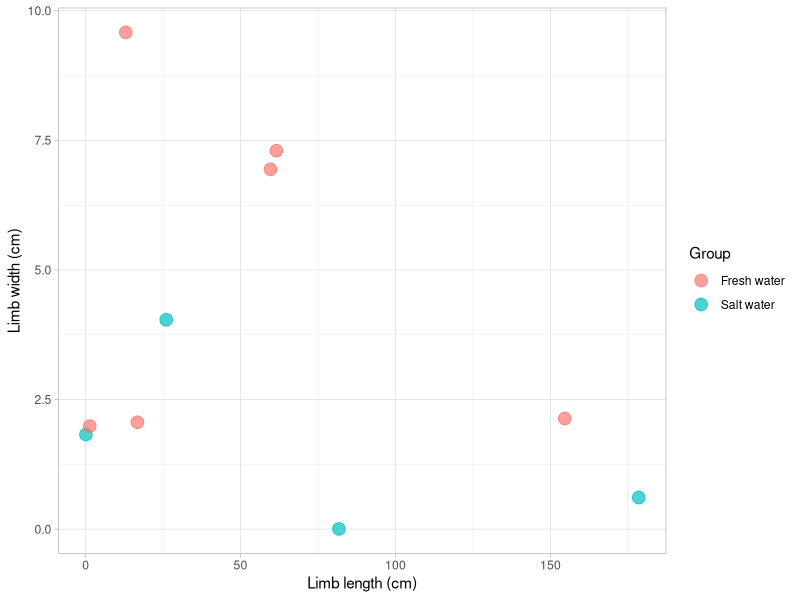
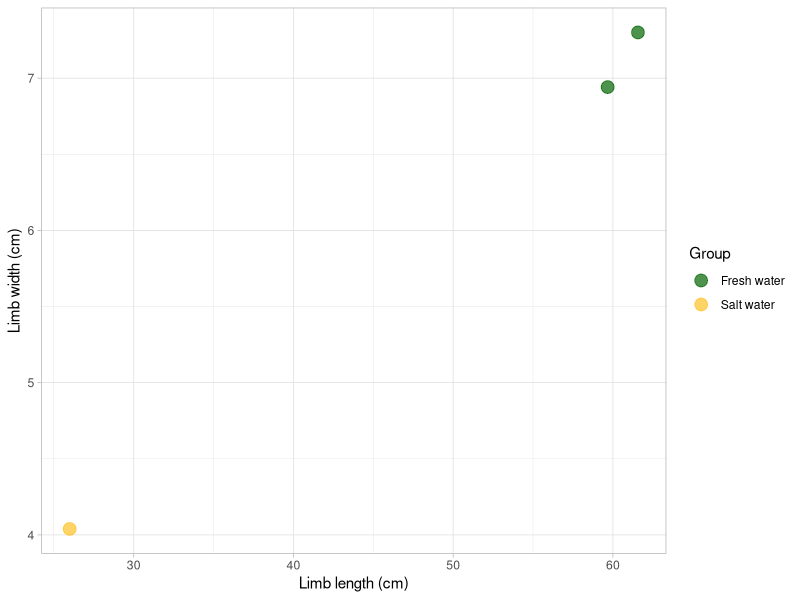

These charts were generated, in order, by the following R code:
## ---- chunk 1

library(dplyr)
library(ggplot2)
library(knitr)
MData<-read.csv("Data/measurements.csv")[,-1]
## ---- chunk 2

MData<-rename(MData,Org=Organism,Lwd=Limb.Width,Uwd=unitsW,Lln=Limb.Length,Uln=unitsL)
## ---- chunk 3

widthtocm<-function(i){
if(MData$Uwd[i]=="mm"){
  return(MData$Lwd[i]/10)}
  else{return(MData$Lwd[i])}}
MData<-mutate(MData,Width.All.cm=sapply(1:nrow(MData),widthtocm))

lengthtocm<-function(i){
if(MData$Uln[i]=="mm"){
  return(MData$Lln[i]/10)}
  else{return(MData$Lln[i])}}
MData<-mutate(MData,Length.All.cm=sapply(1:nrow(MData),lengthtocm))

MData<-mutate(MData,Volume=pi*((Width.All.cm/2)^2)*Length.All.cm)
## ---- chunk 4

set.seed(777)
MData<-mutate(MData,Group=sample(c("Salt.Water","Fresh.Water"),size=10,replace=TRUE,prob=c(0.5,0.5)))
## ---- chunk 5
kable(summarize(group_by(MData,Group),Mean.Width=mean(Width.All.cm),SD.Width=sd(Width.All.cm),Mean.Length=mean(Length.All.cm),SD.Length=sd(Length.All.cm),Mean.Volume=mean(Volume),SD.Volume=sd(Volume)), caption="Table 1: Table of summary statistics.")
## ---- chunk 6
ggplot(MData,aes(Length.All.cm,Width.All.cm,colour=Group))+
  geom_point(size=I(4),alpha=0.7)+
  xlab("Limb length (cm)")+
  ylab("Limb width (cm)")+
  labs(colour="Group")+
  scale_colour_discrete(name="Group",labels=c("Fresh water","Salt water"))+
  theme_light()
## ---- chunk 7
#Mean volume is 696.13 for freshwater and 647.83 for salt water
MDataLg<-filter(group_by(MData,Group),Volume>mean(Volume))

ggplot(MDataLg,aes(Length.All.cm,Width.All.cm,colour=Group))+
  geom_point(size=I(4),alpha=0.7)+
  xlab("Limb length (cm)")+
  ylab("Limb width (cm)")+
  labs(colour="Group")+
  scale_colour_manual(values=c("darkgreen","goldenrod1"),name="Group",labels=c("Fresh water","Salt water"))+
  theme_light()
## ---- chunk 8
MdataSm<-filter(group_by(MData,Group),Volume<mean(Volume))
kable(select(rename(ungroup(MdataSm),Species=Org),Species,Volume),caption="Table 2: Table of species and their volumes for species with below-average volume.")
